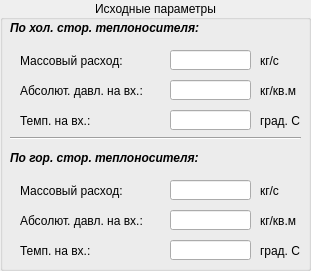
  <widget class="QGroupBox" name="groupBox">
   <property name="geometry">
    <rect>
     <x>10</x>
     <y>10</y>
     <width>311</width>
     <height>271</height>
    </rect>
   </property>
   <property name="title">
    <string>Исходные параметры</string>
   </property>
   <property name="alignment">
    <set>Qt::AlignCenter</set>
   </property>
   <widget class="QLabel" name="label_14">
    <property name="geometry">
     <rect>
      <x>260</x>
      <y>240</y>
      <width>51</width>
      <height>21</height>
     </rect>
    </property>
    <property name="text">
     <string>град. C</string>
    </property>
   </widget>
   <widget class="QLabel" name="label_12">
    <property name="geometry">
     <rect>
      <x>260</x>
      <y>210</y>
      <width>51</width>
      <height>21</height>
     </rect>
    </property>
    <property name="text">
     <string>кг/кв.м</string>
    </property>
   </widget>
   <widget class="QLineEdit" name="GBlineEdit">
    <property name="geometry">
     <rect>
      <x>170</x>
      <y>180</y>
      <width>81</width>
      <height>20</height>
     </rect>
    </property>
    <property name="cursor">
     <cursorShape>ArrowCursor</cursorShape>
    </property>
    <property name="readOnly">
     <bool>true</bool>
    </property>
   </widget>
   <widget class="QLabel" name="label_5">
    <property name="geometry">
     <rect>
      <x>20</x>
      <y>210</y>
      <width>151</width>
      <height>21</height>
     </rect>
    </property>
    <property name="text">
     <string>Абсолют. давл. на вх.:</string>
    </property>
   </widget>
   <widget class="QLineEdit" name="PGlineEdit">
    <property name="geometry">
     <rect>
      <x>170</x>
      <y>80</y>
      <width>81</width>
      <height>20</height>
     </rect>
    </property>
    <property name="cursor">
     <cursorShape>ArrowCursor</cursorShape>
    </property>
    <property name="readOnly">
     <bool>true</bool>
    </property>
   </widget>
   <widget class="QLineEdit" name="TBlineEdit">
    <property name="geometry">
     <rect>
      <x>170</x>
      <y>240</y>
      <width>81</width>
      <height>20</height>
     </rect>
    </property>
    <property name="cursor">
     <cursorShape>ArrowCursor</cursorShape>
    </property>
    <property name="readOnly">
     <bool>true</bool>
    </property>
   </widget>
   <widget class="QLabel" name="label_9">
    <property name="geometry">
     <rect>
      <x>260</x>
      <y>50</y>
      <width>51</width>
      <height>21</height>
     </rect>
    </property>
    <property name="text">
     <string>кг/с</string>
    </property>
   </widget>
   <widget class="QLabel" name="label_13">
    <property name="geometry">
     <rect>
      <x>260</x>
      <y>180</y>
      <width>51</width>
      <height>21</height>
     </rect>
    </property>
    <property name="text">
     <string>кг/с</string>
    </property>
   </widget>
   <widget class="QLineEdit" name="PBlineEdit">
    <property name="geometry">
     <rect>
      <x>170</x>
      <y>210</y>
      <width>81</width>
      <height>20</height>
     </rect>
    </property>
    <property name="cursor">
     <cursorShape>ArrowCursor</cursorShape>
    </property>
    <property name="readOnly">
     <bool>true</bool>
    </property>
   </widget>
   <widget class="QLabel" name="label_7">
    <property name="geometry">
     <rect>
      <x>10</x>
      <y>20</y>
      <width>291</width>
      <height>16</height>
     </rect>
    </property>
    <property name="text">
     <string>&lt;html&gt;&lt;head/&gt;&lt;body&gt;&lt;p&gt;&lt;span style=&quot; font-weight:600; font-style:italic;&quot;&gt;По хол. стор. теплоносителя:&lt;/span&gt;&lt;/p&gt;&lt;/body&gt;&lt;/html&gt;</string>
    </property>
   </widget>
   <widget class="QLabel" name="label_2">
    <property name="geometry">
     <rect>
      <x>20</x>
      <y>80</y>
      <width>151</width>
      <height>21</height>
     </rect>
    </property>
    <property name="text">
     <string>Абсолют. давл. на вх.:</string>
    </property>
   </widget>
   <widget class="QLabel" name="label_4">
    <property name="geometry">
     <rect>
      <x>20</x>
      <y>180</y>
      <width>151</width>
      <height>21</height>
     </rect>
    </property>
    <property name="text">
     <string>Массовый расход:</string>
    </property>
   </widget>
   <widget class="QLineEdit" name="GGlineEdit">
    <property name="geometry">
     <rect>
      <x>170</x>
      <y>50</y>
      <width>81</width>
      <height>20</height>
     </rect>
    </property>
    <property name="cursor">
     <cursorShape>ArrowCursor</cursorShape>
    </property>
    <property name="readOnly">
     <bool>true</bool>
    </property>
   </widget>
   <widget class="QLabel" name="label_8">
    <property name="geometry">
     <rect>
      <x>10</x>
      <y>150</y>
      <width>291</width>
      <height>16</height>
     </rect>
    </property>
    <property name="text">
     <string>&lt;html&gt;&lt;head/&gt;&lt;body&gt;&lt;p&gt;&lt;span style=&quot; font-weight:600; font-style:italic;&quot;&gt;По гор. стор. теплоносителя:&lt;/span&gt;&lt;/p&gt;&lt;/body&gt;&lt;/html&gt;</string>
    </property>
   </widget>
   <widget class="QLabel" name="label">
    <property name="geometry">
     <rect>
      <x>20</x>
      <y>50</y>
      <width>151</width>
      <height>21</height>
     </rect>
    </property>
    <property name="text">
     <string>Массовый расход:</string>
    </property>
   </widget>
   <widget class="QLabel" name="label_10">
    <property name="geometry">
     <rect>
      <x>260</x>
      <y>80</y>
      <width>51</width>
      <height>21</height>
     </rect>
    </property>
    <property name="text">
     <string>кг/кв.м</string>
    </property>
   </widget>
   <widget class="QLabel" name="label_6">
    <property name="geometry">
     <rect>
      <x>20</x>
      <y>240</y>
      <width>151</width>
      <height>21</height>
     </rect>
    </property>
    <property name="text">
     <string>Темп. на вх.:</string>
    </property>
   </widget>
   <widget class="QLabel" name="label_41">
    <property name="geometry">
     <rect>
      <x>20</x>
      <y>110</y>
      <width>151</width>
      <height>21</height>
     </rect>
    </property>
    <property name="text">
     <string>Темп. на вх.:</string>
    </property>
   </widget>
   <widget class="QLabel" name="label_23">
    <property name="geometry">
     <rect>
      <x>260</x>
      <y>110</y>
      <width>51</width>
      <height>21</height>
     </rect>
    </property>
    <property name="text">
     <string>град. C</string>
    </property>
   </widget>
   <widget class="QLineEdit" name="TGlineEdit">
    <property name="geometry">
     <rect>
      <x>170</x>
      <y>110</y>
      <width>81</width>
      <height>20</height>
     </rect>
    </property>
    <property name="cursor">
     <cursorShape>ArrowCursor</cursorShape>
    </property>
    <property name="readOnly">
     <bool>true</bool>
    </property>
   </widget>
   <widget class="Line" name="line_2">
    <property name="geometry">
     <rect>
      <x>10</x>
      <y>130</y>
      <width>291</width>
      <height>16</height>
     </rect>
    </property>
    <property name="orientation">
     <enum>Qt::Horizontal</enum>
    </property>
   </widget>
  </widget>
